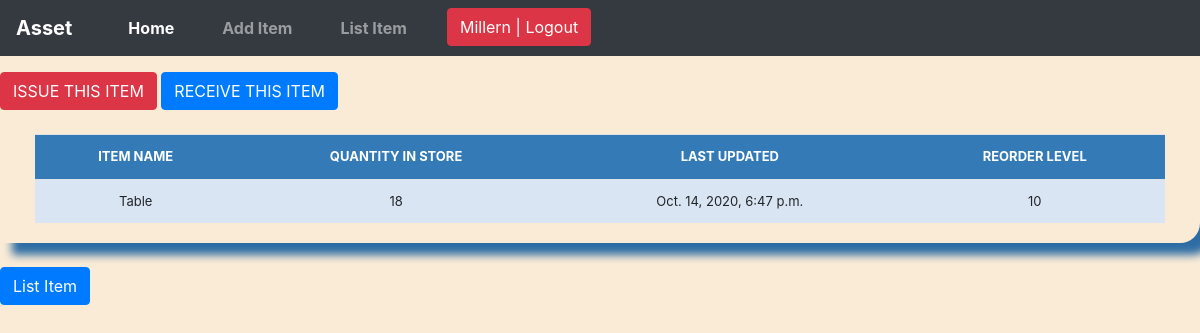
The page /stock_detail/17/ (signed in) on the database its author committed.
### stockmanagement/models.py (models this page shows, shortened)
class Stock(models.Model):
    category_choice = (
    	    ('Furniture', 'Furniture'),
    	    ('IT Equipment', 'IT Equipment'),
    	    ('Phone', 'Phone'),
    	)
    department_choice = (
            ('IT', 'IT'),
            ('Finance', 'Finance'),
            ('Human Resource', 'Human Resource'),
        )
    category = models.CharField(max_length=50, blank=True, null=True,choices=category_choice)
    department = models.CharField(max_length=50, blank=True, null=True,choices=department_choice)
    item_name = models.CharField(max_length=50, blank=True, null=True)
    quantity = models.IntegerField(default='0', blank=True, null=True)
    appreciation = models.CharField(max_length=50, blank=True, null=True)
    receive_quantity = models.IntegerField(default='0', blank=True, null=True)
    receive_by = models.CharField(max_length=50, blank=True, null=True)
    issue_quantity = models.IntegerField(default='0', blank=True, null=True)
    issue_by = models.CharField(max_length=50, blank=True, null=True)
    issue_to = models.CharField(max_length=50, blank=True, null=True)
    phone_number = models.CharField(max_length=50, blank=True, null=True)
    created_by = models.CharField(max_length=50, blank=True, null=True)
    start_date = models.DateTimeField(auto_now_add=False, auto_now=True)
    end_date = models.DateTimeField(auto_now_add=False, auto_now=True)
    reorder_level = models.IntegerField(default='0', blank=True, null=True)
    last_updated = models.DateTimeField(auto_now_add=False, auto_now=True)
    months = models.PositiveIntegerField(null=True)
    timestamp = models.DateTimeField(auto_now_add=True, auto_now=False)
    export_to_CSV = models.BooleanField(default=False)

### stockmanagement/views.py (the view)
# urls.py: path('stock_detail/<str:pk>/', views.stock_detail, name="stock_detail"),
@login_required
def stock_detail(request, pk):
	queryset = Stock.objects.get(id=pk)
	context = {
	    'title': queryset.item_name,
	    'queryset': queryset
	}
	return render(request, 'detail_page.html', context)

### stockmanagement/templates/detail_page.html (shortened to what this page needs)
{% extends 'base.html' %}
{% block content %}
<a href="{% url 'issue_items' queryset.id %}"><div class='btn btn-danger'>ISSUE THIS ITEM</div></a>
    <a href="{% url 'receive_items' queryset.id %}"><div class='btn btn-primary'>RECEIVE THIS ITEM</div></a>
        <br><br>
        <div class="display_table">
          <table class='table'>
                  <tr>
                    <th>ITEM NAME</th>
                    <th>QUANTITY IN STORE</th>
                    <th>LAST UPDATED</th>
                    <th>REORDER LEVEL</th>
                  </tr>
                  <tr>
                    <td>{{queryset.item_name}}</td>
                    <td>{{queryset.quantity}}</td>
                    <td>{{queryset.last_updated}}</td>
                    <td>{{queryset.reorder_level}}</td>
                  </tr>
          </table>
        </div>
        <br>
        <a href="{% url 'list_items' %}"><div class="btn btn-primary">List Item</div></a>
{% endblock %}

### stockmanagement/templates/nav.html (shortened to what this page needs)
<nav class="navbar navbar-expand-md navbar-dark fixed-top bg-dark">
  <a class="navbar-brand" href="/" style="font-weight: bold;">Asset</a>
  <div class="collapse navbar-collapse" id="navbarCollapse">
    <ul class="navbar-nav">
      <li class="nav-item active">
        <a class="nav-link" href="/">Home <span class="sr-only">(current)</span></a>
      </li>
      {% if request.user.is_authenticated %}
      <li class="nav-item">
        <a class="nav-link" href="{% url 'add_items' %}">Add Item</a>
      </li>
      <li class="nav-item">
        <a class="nav-link" href="{% url 'list_items' %}">List Item</a>
      </li>
      {% endif %}
      {% if request.user.is_authenticated %}
        <li class="mr-auto"><a href="/accounts/logout" ><button class="btn btn-danger">{{ user }} | Logout</button></a></li>
        {% else %}
        <li><a href="/accounts/login">Login</a></li>
        {% endif %}
    </ul>
  </div>
</nav>

### stockmanagement/static/css/style.css (style rules this page uses)
body { background: grey; }
.table { font-size: 13px; text-align: center; width: 95%; margin: auto; text-align: center; }
.table tr:nth-child(odd) { background: #B8CAE4 }
.table tr:nth-child(even) { background: #dae5f4 }
th { background-color: #337ab7; color: white; }

### stockmanagement/static/css/navbar-top-fixed.css (style rules this page uses)
body { min-height: 75rem; padding-top: 4.5rem; }

### stockmanagement/templates/base.html (style rules this page uses)
body { background-image: url("..img/delete.jpg") }
.table { font-size: 13px; text-align: center; width: 95%; margin: auto; text-align: center; }
.table tr:nth-child(odd) { background: #B8CAE4 }
.table tr:nth-child(even) { background: #dae5f4 }
th { background-color: #337ab7; color: white; }
.display_table { border-bottom-right-radius: 20px; padding-left: 5px; padding-right: 5px; padding-bottom: 20px; box-shadow: 12px 12px 8px #2e6da4; }
li { list-style-type: none; margin-left: 2em; padding-left: 2em padding: 10px; font-weight: bold; }

### stockmanagement/templates/detail_page.html (style rules this page uses)
body { background-color: #FAEBD7; }

### rows shown on the page
Stock: item_name "Table", quantity "18", last_updated "Oct. 14, 2020, 6:47 p.m.", reorder_level "10"

### other values the page prints
{{ user }} "Millern"
